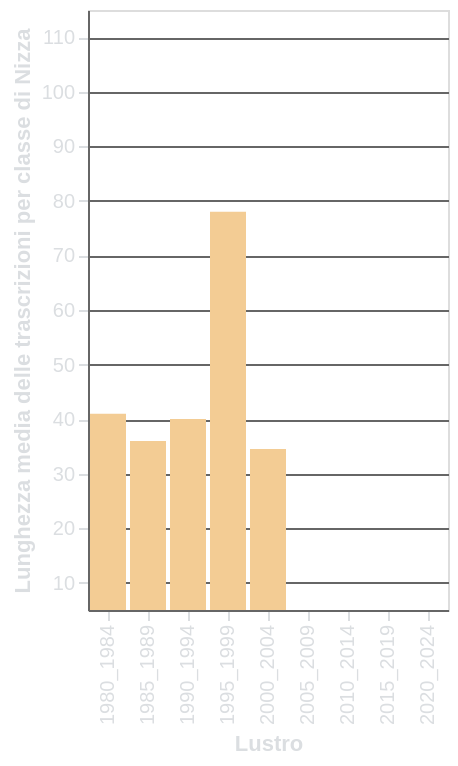

Write a Vega-Lite specification for this figure.
### Vega-Lite specification from a JSON file in a GitHub repository (floating-point values rounded to 4 significant figures; data arrays with more than 128 entries replaced by an {"elided": "..."} marker saying what was removed)
{"$schema": "https://vega.github.io/schema/vega-lite/v5.6.1.json", "config": {"axis": {"domainColor": "#666666", "gridColor": "#666666", "labelColor": "#DBDEE1", "tickColor": "#DBDEE1", "titleColor": "#DBDEE1"}, "background": "transparent", "legend": {"labelColor": "#DBDEE1", "titleColor": "#DBDEE1"}, "title": {"color": "#DBDEE1", "fontSize": 16}}, "data": {"name": "data-aa904f720eb8496241b8b9a5bead02f7"}, "datasets": {"data-aa904f720eb8496241b8b9a5bead02f7": {"elided": "396 records"}}, "encoding": {"color": {"value": "#F3CC94"}, "x": {"field": "Lustrum", "scale": {"domain": ["1980_1984", "1985_1989", "1990_1994", "1995_1999", "2000_2004", "2005_2009", "2010_2014", "2015_2019", "2020_2024"]}, "title": "Lustro", "type": "nominal"}, "y": {"field": "Value", "scale": {"domain": [5.0, 115.0]}, "title": "Lunghezza media delle trascrizioni per classe di Nizza", "type": "quantitative"}}, "height": 300, "mark": {"clip": true, "type": "bar"}, "params": [{"bind": {"input": "range", "max": 45.0, "min": 1.0, "name": "Classe di Nizza", "step": 1}, "name": "param_11", "select": {"fields": ["Nice_class"], "type": "point"}, "value": [{"Nice_class": 1}]}], "transform": [{"filter": {"param": "param_11"}}], "width": "container"}
